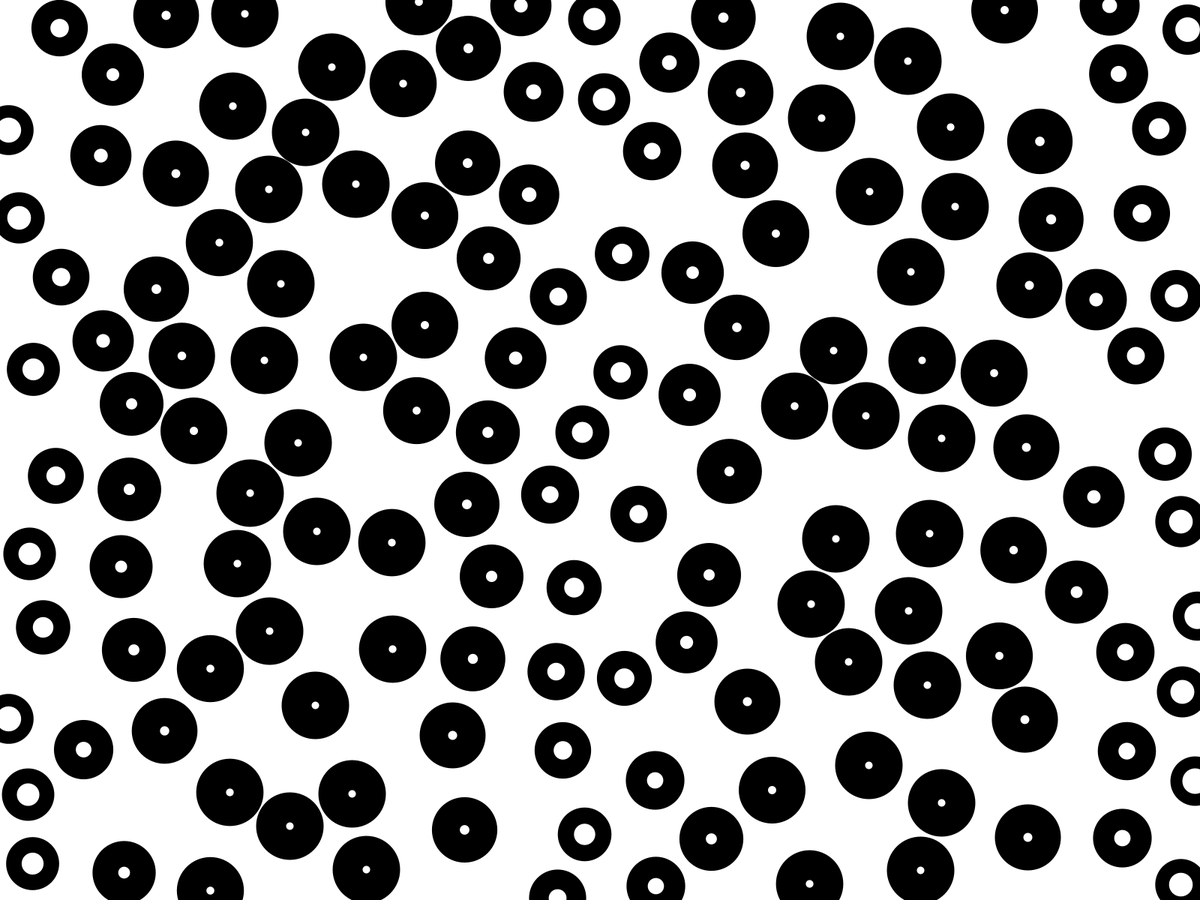
Frame 1 (no input)
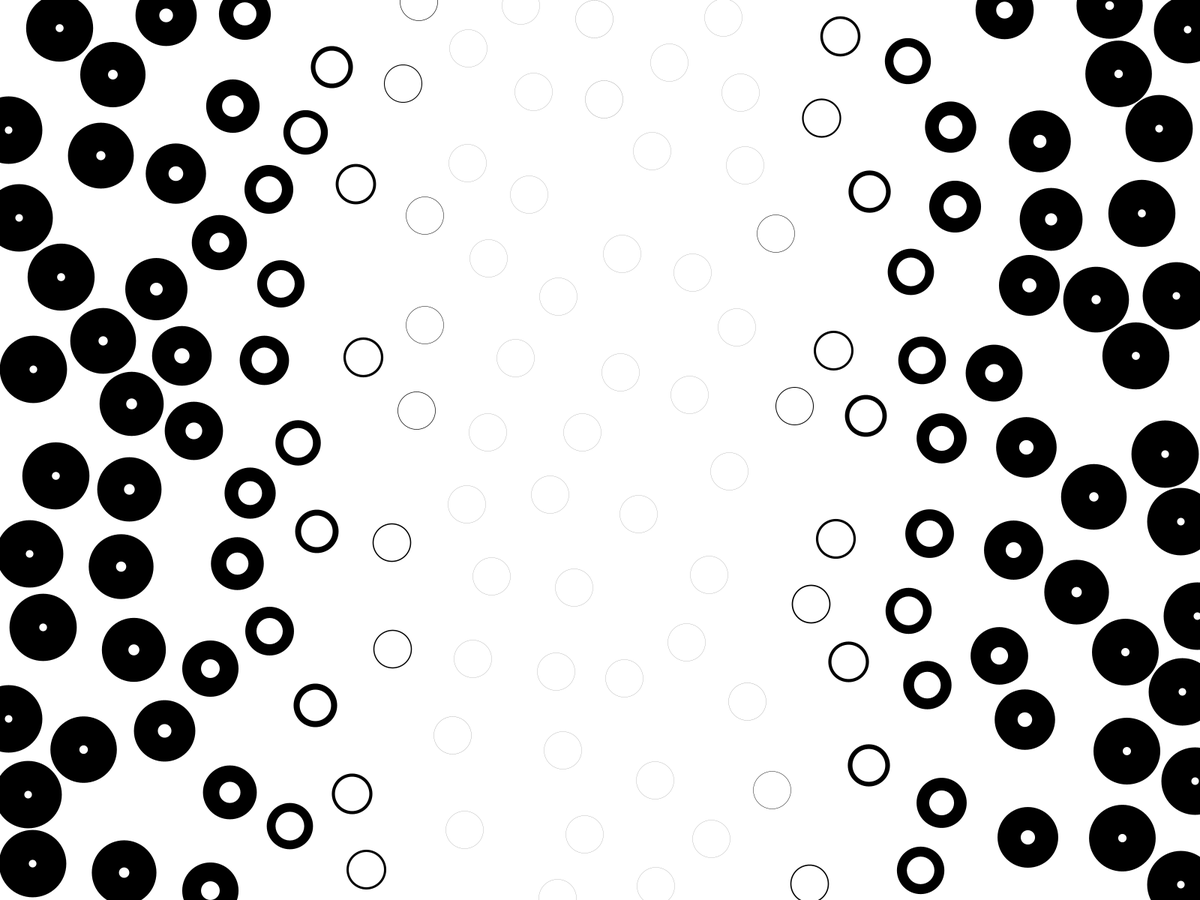
Frame 60 (the mouse pressed at the canvas centre just before this capture)
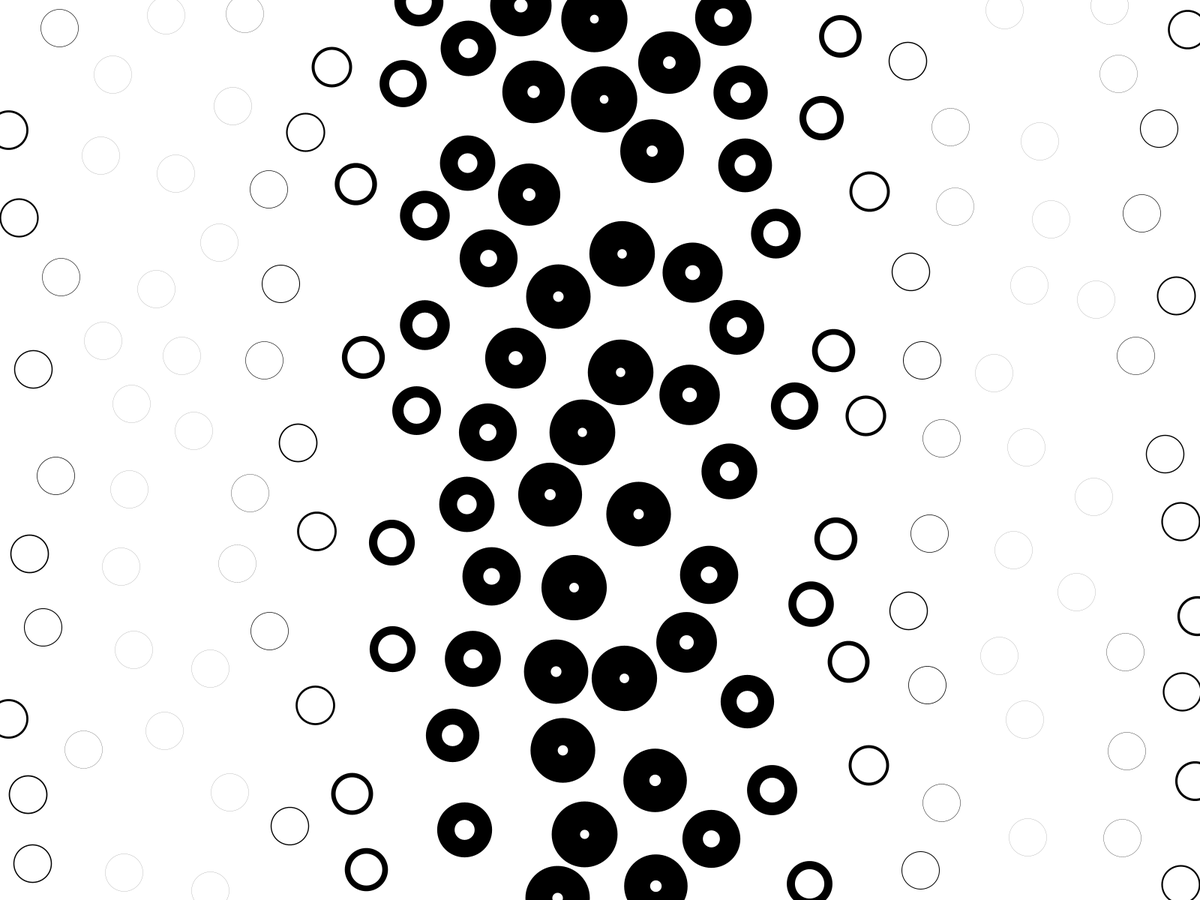
Frame 120 (the mouse held since frame 60 and released just before this capture)

The Processing sketch that drew these frames (run headless with seeded random() and noise(); from frame 60 on, the mouse is pressed at the canvas centre):

// Processing sketch: circlesWeight
// ── circlesWeight.pde
int numCircles = 150;
ArrayList<PVector> circleLocations;
int circleRadius = 50;
int maxStroke = 20;
void setup() { 
  //size(800, 800);
  fullScreen();
  background(255);
  stroke(0);
  fill(0);
  circleLocations = new ArrayList<PVector>();
  
  for( int i = 0; i < numCircles; i++) {
    PVector p1 = new PVector(random(0, width), random(0, height));
    boolean validLocation = true;
    for(int j = 0; j < circleLocations.size(); j++) {
      PVector p2 = circleLocations.get(j);
      if(abs(PVector.sub(p1, p2).mag()) < circleRadius + maxStroke*2) {
        validLocation = false;
        i--;
        break;
      }
    }
    if(validLocation) circleLocations.add(p1);
  }
  //pixelDensity(2);
  
}

void draw() {
  background(255);
  
   noFill();
  //strokeCap(PROJECT);
  //line(width/2, height/4, width/2, 3*height/4);
  for(int i = 0; i < numCircles; i++) {
    PVector loc = circleLocations.get(i);
    float distFromCenter = dist(loc.x, 0, width/2, 0);
    float waveOffset = map(distFromCenter, 0, width/2, 0, 100);
    float wave = maxStroke * sin((PI / 2)* sin((-frameCount + waveOffset) / 30.0)) + maxStroke;
    strokeWeight(abs(wave));
    ellipse(loc.x, loc.y, circleRadius, circleRadius);
  }
}
